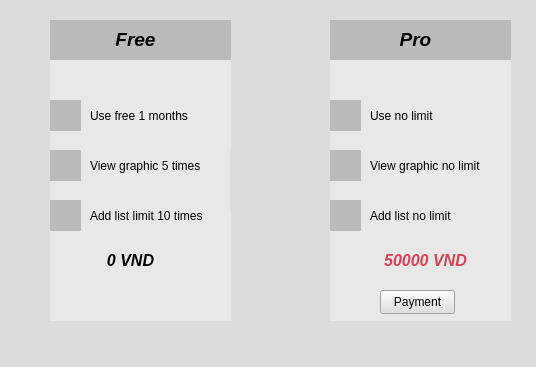
<?xml version="1.0" encoding="UTF-8"?>
<ui version="4.0">
 <class>Form</class>
 <widget class="QWidget" name="Form">
  <property name="geometry">
   <rect>
    <x>0</x>
    <y>0</y>
    <width>536</width>
    <height>367</height>
   </rect>
  </property>
  <property name="windowTitle">
   <string>Form</string>
  </property>
  <property name="styleSheet">
   <string notr="true">background-color : rgb(220, 220, 220)</string>
  </property>
  <widget class="QWidget" name="widget" native="true">
   <property name="geometry">
    <rect>
     <x>50</x>
     <y>20</y>
     <width>181</width>
     <height>41</height>
    </rect>
   </property>
   <property name="styleSheet">
    <string notr="true">background-color: rgb(186, 186, 186);</string>
   </property>
   <widget class="QLabel" name="label">
    <property name="geometry">
     <rect>
      <x>60</x>
      <y>10</y>
      <width>51</width>
      <height>21</height>
     </rect>
    </property>
    <property name="font">
     <font>
      <pointsize>14</pointsize>
      <italic>true</italic>
      <bold>true</bold>
      <underline>false</underline>
     </font>
    </property>
    <property name="frameShape">
     <enum>QFrame::Shape::NoFrame</enum>
    </property>
    <property name="frameShadow">
     <enum>QFrame::Shadow::Plain</enum>
    </property>
    <property name="text">
     <string>Free</string>
    </property>
    <property name="alignment">
     <set>Qt::AlignmentFlag::AlignBottom|Qt::AlignmentFlag::AlignHCenter</set>
    </property>
    <property name="margin">
     <number>1</number>
    </property>
   </widget>
  </widget>
  <widget class="QWidget" name="widget_2" native="true">
   <property name="geometry">
    <rect>
     <x>50</x>
     <y>60</y>
     <width>181</width>
     <height>261</height>
    </rect>
   </property>
   <property name="styleSheet">
    <string notr="true">background-color: rgb(232, 232, 232);</string>
   </property>
   <widget class="QLabel" name="label_3">
    <property name="geometry">
     <rect>
      <x>0</x>
      <y>40</y>
      <width>31</width>
      <height>31</height>
     </rect>
    </property>
    <property name="styleSheet">
     <string notr="true">image: url(:/newPrefix/tich.jpg);
background-color: rgb(186, 186, 186);</string>
    </property>
    <property name="text">
     <string/>
    </property>
   </widget>
   <widget class="QLabel" name="label_4">
    <property name="geometry">
     <rect>
      <x>0</x>
      <y>90</y>
      <width>31</width>
      <height>31</height>
     </rect>
    </property>
    <property name="styleSheet">
     <string notr="true">image: url(:/newPrefix/tich.jpg);
background-color: rgb(186, 186, 186);</string>
    </property>
    <property name="text">
     <string/>
    </property>
   </widget>
   <widget class="QLabel" name="label_5">
    <property name="geometry">
     <rect>
      <x>0</x>
      <y>140</y>
      <width>31</width>
      <height>31</height>
     </rect>
    </property>
    <property name="styleSheet">
     <string notr="true">image: url(:/newPrefix/tich.jpg);
background-color: rgb(186, 186, 186);</string>
    </property>
    <property name="text">
     <string/>
    </property>
   </widget>
   <widget class="QLabel" name="label_6">
    <property name="geometry">
     <rect>
      <x>40</x>
      <y>40</y>
      <width>131</width>
      <height>31</height>
     </rect>
    </property>
    <property name="text">
     <string>Use free 1 months</string>
    </property>
   </widget>
   <widget class="QLabel" name="label_7">
    <property name="geometry">
     <rect>
      <x>40</x>
      <y>90</y>
      <width>131</width>
      <height>31</height>
     </rect>
    </property>
    <property name="text">
     <string>View graphic 5 times</string>
    </property>
   </widget>
   <widget class="QLabel" name="label_8">
    <property name="geometry">
     <rect>
      <x>40</x>
      <y>140</y>
      <width>131</width>
      <height>31</height>
     </rect>
    </property>
    <property name="text">
     <string>Add list limit 10 times</string>
    </property>
   </widget>
   <widget class="QLabel" name="label_9">
    <property name="geometry">
     <rect>
      <x>50</x>
      <y>190</y>
      <width>61</width>
      <height>21</height>
     </rect>
    </property>
    <property name="font">
     <font>
      <pointsize>12</pointsize>
      <italic>true</italic>
      <bold>true</bold>
     </font>
    </property>
    <property name="text">
     <string>0 VND</string>
    </property>
    <property name="alignment">
     <set>Qt::AlignmentFlag::AlignCenter</set>
    </property>
   </widget>
  </widget>
  <widget class="QWidget" name="widget_3" native="true">
   <property name="geometry">
    <rect>
     <x>330</x>
     <y>20</y>
     <width>181</width>
     <height>41</height>
    </rect>
   </property>
   <property name="styleSheet">
    <string notr="true">background-color: rgb(186, 186, 186);</string>
   </property>
   <widget class="QLabel" name="label_11">
    <property name="geometry">
     <rect>
      <x>60</x>
      <y>10</y>
      <width>51</width>
      <height>21</height>
     </rect>
    </property>
    <property name="font">
     <font>
      <pointsize>14</pointsize>
      <italic>true</italic>
      <bold>true</bold>
      <underline>false</underline>
     </font>
    </property>
    <property name="frameShape">
     <enum>QFrame::Shape::NoFrame</enum>
    </property>
    <property name="frameShadow">
     <enum>QFrame::Shadow::Plain</enum>
    </property>
    <property name="text">
     <string>Pro</string>
    </property>
    <property name="alignment">
     <set>Qt::AlignmentFlag::AlignBottom|Qt::AlignmentFlag::AlignHCenter</set>
    </property>
    <property name="margin">
     <number>1</number>
    </property>
   </widget>
  </widget>
  <widget class="QLabel" name="label_13">
   <property name="geometry">
    <rect>
     <x>230</x>
     <y>150</y>
     <width>91</width>
     <height>61</height>
    </rect>
   </property>
   <property name="styleSheet">
    <string notr="true">image: url(:/newPrefix/mui1.jpg);</string>
   </property>
   <property name="text">
    <string/>
   </property>
  </widget>
  <widget class="QWidget" name="widget_4" native="true">
   <property name="geometry">
    <rect>
     <x>330</x>
     <y>60</y>
     <width>181</width>
     <height>261</height>
    </rect>
   </property>
   <property name="styleSheet">
    <string notr="true">background-color: rgb(232, 232, 232);</string>
   </property>
   <widget class="QLabel" name="label_12">
    <property name="geometry">
     <rect>
      <x>0</x>
      <y>40</y>
      <width>31</width>
      <height>31</height>
     </rect>
    </property>
    <property name="styleSheet">
     <string notr="true">image: url(:/newPrefix/tich.jpg);
background-color: rgb(186, 186, 186);</string>
    </property>
    <property name="text">
     <string/>
    </property>
   </widget>
   <widget class="QLabel" name="label_14">
    <property name="geometry">
     <rect>
      <x>0</x>
      <y>90</y>
      <width>31</width>
      <height>31</height>
     </rect>
    </property>
    <property name="styleSheet">
     <string notr="true">image: url(:/newPrefix/tich.jpg);
background-color: rgb(186, 186, 186);</string>
    </property>
    <property name="text">
     <string/>
    </property>
   </widget>
   <widget class="QLabel" name="label_15">
    <property name="geometry">
     <rect>
      <x>0</x>
      <y>140</y>
      <width>31</width>
      <height>31</height>
     </rect>
    </property>
    <property name="styleSheet">
     <string notr="true">image: url(:/newPrefix/tich.jpg);
background-color: rgb(186, 186, 186);</string>
    </property>
    <property name="text">
     <string/>
    </property>
   </widget>
   <widget class="QLabel" name="label_16">
    <property name="geometry">
     <rect>
      <x>40</x>
      <y>40</y>
      <width>131</width>
      <height>31</height>
     </rect>
    </property>
    <property name="text">
     <string>Use no limit</string>
    </property>
   </widget>
   <widget class="QLabel" name="label_17">
    <property name="geometry">
     <rect>
      <x>40</x>
      <y>90</y>
      <width>131</width>
      <height>31</height>
     </rect>
    </property>
    <property name="text">
     <string>View graphic no limit</string>
    </property>
   </widget>
   <widget class="QLabel" name="label_18">
    <property name="geometry">
     <rect>
      <x>40</x>
      <y>140</y>
      <width>131</width>
      <height>31</height>
     </rect>
    </property>
    <property name="text">
     <string>Add list no limit</string>
    </property>
   </widget>
   <widget class="QLabel" name="label_10">
    <property name="geometry">
     <rect>
      <x>50</x>
      <y>190</y>
      <width>91</width>
      <height>21</height>
     </rect>
    </property>
    <property name="font">
     <font>
      <pointsize>12</pointsize>
      <italic>true</italic>
      <bold>true</bold>
     </font>
    </property>
    <property name="styleSheet">
     <string notr="true">color : rgb(218, 65, 85)</string>
    </property>
    <property name="text">
     <string>50000 VND</string>
    </property>
    <property name="alignment">
     <set>Qt::AlignmentFlag::AlignCenter</set>
    </property>
   </widget>
   <widget class="QPushButton" name="pushButton">
    <property name="geometry">
     <rect>
      <x>50</x>
      <y>230</y>
      <width>75</width>
      <height>24</height>
     </rect>
    </property>
    <property name="styleSheet">
     <string notr="true">background-color: rgb(223, 223, 223);</string>
    </property>
    <property name="text">
     <string>Payment</string>
    </property>
   </widget>
  </widget>
 </widget>
 <resources>
  <include location="image.qrc"/>
 </resources>
 <connections/>
</ui>
